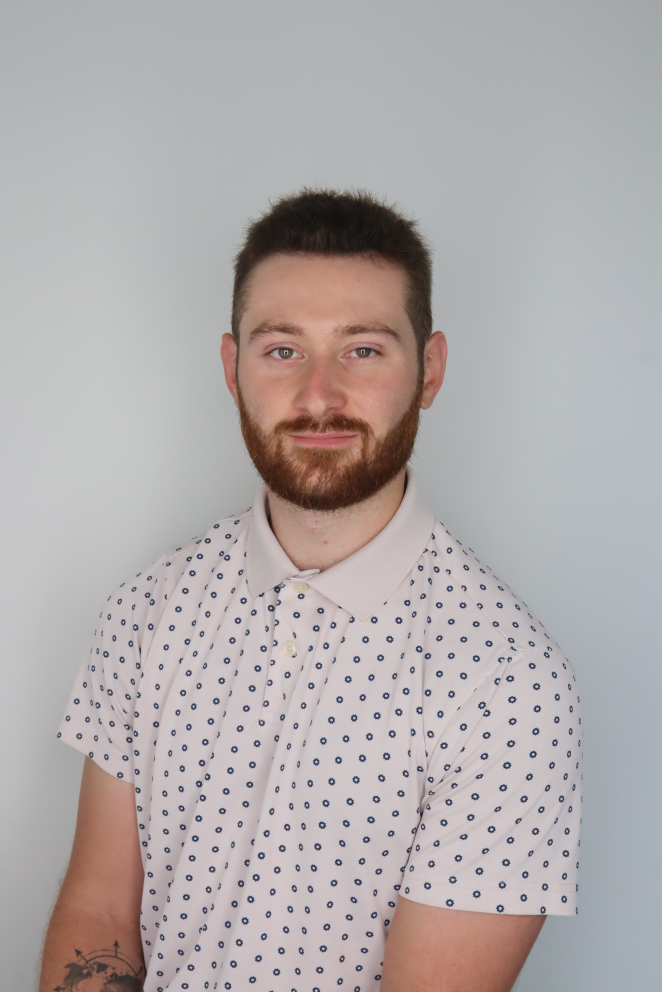
#> input picture profile.jpg, 1984 x 2976 px (shown at 1/3 size)
$ python generate-previews.py . out
#> lines starting #> are read from the running program, lines starting #| are printed output that depends on the picture
#!/usr/bin/env python3
import os
from PIL import Image
import argparse
from pathlib import Path

def create_preview(input_path, output_path, max_size=(800, 800), quality=85):
    """
    Create a preview image from the input image.

    Args:
        input_path (str): Path to the input image
        output_path (str): Path to save the preview image
        max_size (tuple): Maximum width and height of the preview
        quality (int): JPEG quality (1-100)
    """
#> called with input_path = './profile.jpg', output_path = 'out/profile.jpg', max_size = (800, 800), quality = 85
    try:
        # Open the image
        with Image.open(input_path) as img:
            # Convert to RGB if necessary
#> img is the input picture: PIL image 1984x2976 RGB; mean R, G, B 177.3, 170.9, 171
            if img.mode in ('RGBA', 'P'):
                img = img.convert('RGB')

            # Calculate new dimensions while maintaining aspect ratio
            ratio = min(max_size[0] / img.width, max_size[1] / img.height)
#> ratio = 0.269
            new_size = (int(img.width * ratio), int(img.height * ratio))
#> new_size = (533, 800)

            # Resize the image
            preview = img.resize(new_size, Image.Resampling.LANCZOS)
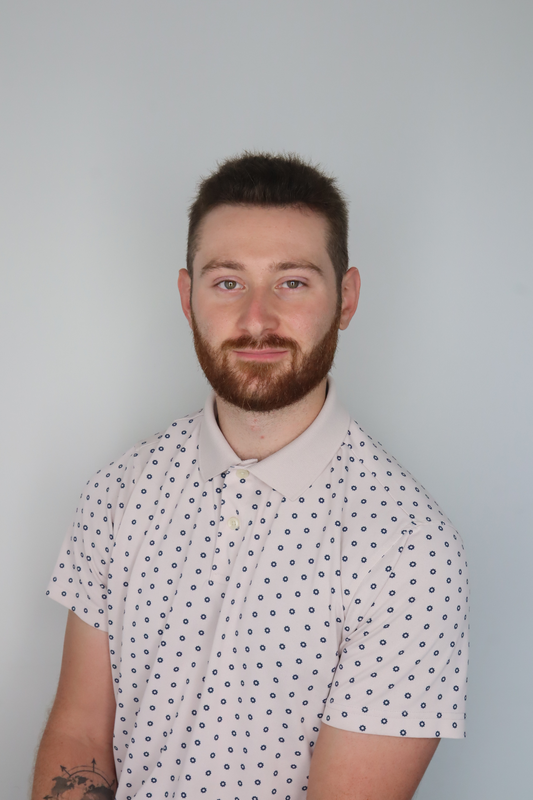
#> preview: PIL image 533x800 RGB; mean R, G, B 177.3, 170.9, 171

            # Create output directory if it doesn't exist
            os.makedirs(os.path.dirname(output_path), exist_ok=True)

            # Save the preview
            preview.save(output_path, 'JPEG', quality=quality, optimize=True)
            print(f"Created preview: {output_path}")

    except Exception as e:
        print(f"Error processing {input_path}: {str(e)}")

def process_directory(input_dir, output_dir, extensions=('.jpg', '.jpeg', '.png')):
    """
    Process all images in a directory and create previews.

    Args:
        input_dir (str): Input directory containing original images
        output_dir (str): Output directory for preview images
        extensions (tuple): File extensions to process
    """
    # Create output directory if it doesn't exist
    os.makedirs(output_dir, exist_ok=True)

    # Process each file in the input directory
    for root, _, files in os.walk(input_dir):
        for file in files:
            file_lower = file.lower()
            if any(file_lower.endswith(ext) for ext in extensions):
                input_path = os.path.join(root, file)
                # Create relative path structure in output directory
                rel_path = os.path.relpath(input_path, input_dir)
                output_path = os.path.join(output_dir, rel_path)

                # Ensure output directory exists
                os.makedirs(os.path.dirname(output_path), exist_ok=True)

                # Create preview
                create_preview(input_path, output_path)

def main():
    parser = argparse.ArgumentParser(description='Generate image previews for website')
    parser.add_argument('input_dir', help='Input directory containing original images')
    parser.add_argument('output_dir', help='Output directory for preview images')
    parser.add_argument('--max-size', type=int, nargs=2, default=[800, 800],
                      help='Maximum width and height of preview images')
    parser.add_argument('--quality', type=int, default=85,
                      help='JPEG quality (1-100)')

    args = parser.parse_args()

    # Validate input directory
    if not os.path.isdir(args.input_dir):
        print(f"Error: Input directory '{args.input_dir}' does not exist")
        return

    # Validate max size
    if args.max_size[0] <= 0 or args.max_size[1] <= 0:
        print("Error: Max size dimensions must be positive")
        return

    # Validate quality
    if not 1 <= args.quality <= 100:
        print("Error: Quality must be between 1 and 100")
        return

    print(f"Processing images from {args.input_dir}")
    print(f"Generating previews in {args.output_dir}")
    print(f"Max size: {args.max_size[0]}x{args.max_size[1]}")
    print(f"Quality: {args.quality}")

    process_directory(args.input_dir, args.output_dir)

if __name__ == '__main__':
    main()
